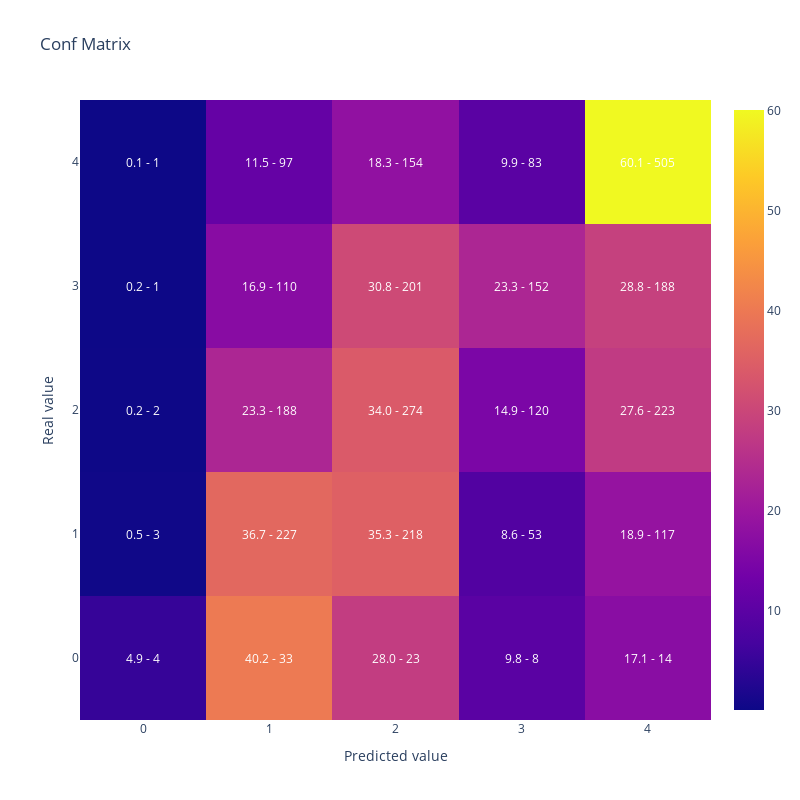

Write notebook code for a chart like this one.
### Code cell
#Vamos a replicar el resultado de la optimizacion reentrenando el modelo con el mejor conjunto de hiperparametros
#Generamos parametros incluyendo los fijos y la mejor solución que encontro optuna
lgb_params =  {      
                        'objective': 'multiclass',
                        'verbosity':-1,
                        'num_class': len(y_train.unique())} | study.best_params

lgb_train_dataset = lgb.Dataset(data=X_train,
                                label=y_train)


#Entreno
lgb_model = lgb.train(lgb_params,
                    lgb_train_dataset)

#Muestro matriz de confusion y kappa
display(plot_confusion_matrix(y_test,lgb_model.predict(X_test).argmax(axis=1)))

cohen_kappa_score(y_test,lgb_model.predict(X_test).argmax(axis=1),
                             weights = 'quadratic')

### Figure 1 — Plotly figure (JSON) as saved in the notebook; plotly's stock layout.template omitted (floating-point values rounded to 4 significant figures)
{"data": [{"type": "heatmap", "x": [0, 1, 2, 3, 4], "y": [0, 1, 2, 3, 4], "z": [[4.878, 40.24, 28.05, 9.756, 17.07], [0.4854, 36.73, 35.28, 8.576, 18.93], [0.2478, 23.3, 33.95, 14.87, 27.63], [0.1534, 16.87, 30.83, 23.31, 28.83], [0.119, 11.55, 18.33, 9.881, 60.12]]}], "layout": {"annotations": [{"font": {"color": "white"}, "showarrow": false, "text": "4.9 - 4", "x": 0, "xref": "x", "y": 0, "yref": "y"}, {"font": {"color": "white"}, "showarrow": false, "text": "40.2 - 33", "x": 1, "xref": "x", "y": 0, "yref": "y"}, {"font": {"color": "white"}, "showarrow": false, "text": "28.0 - 23", "x": 2, "xref": "x", "y": 0, "yref": "y"}, {"font": {"color": "white"}, "showarrow": false, "text": "9.8 - 8", "x": 3, "xref": "x", "y": 0, "yref": "y"}, {"font": {"color": "white"}, "showarrow": false, "text": "17.1 - 14", "x": 4, "xref": "x", "y": 0, "yref": "y"}, {"font": {"color": "white"}, "showarrow": false, "text": "0.5 - 3", "x": 0, "xref": "x", "y": 1, "yref": "y"}, {"font": {"color": "white"}, "showarrow": false, "text": "36.7 - 227", "x": 1, "xref": "x", "y": 1, "yref": "y"}, {"font": {"color": "white"}, "showarrow": false, "text": "35.3 - 218", "x": 2, "xref": "x", "y": 1, "yref": "y"}, {"font": {"color": "white"}, "showarrow": false, "text": "8.6 - 53", "x": 3, "xref": "x", "y": 1, "yref": "y"}, {"font": {"color": "white"}, "showarrow": false, "text": "18.9 - 117", "x": 4, "xref": "x", "y": 1, "yref": "y"}, {"font": {"color": "white"}, "showarrow": false, "text": "0.2 - 2", "x": 0, "xref": "x", "y": 2, "yref": "y"}, {"font": {"color": "white"}, "showarrow": false, "text": "23.3 - 188", "x": 1, "xref": "x", "y": 2, "yref": "y"}, {"font": {"color": "white"}, "showarrow": false, "text": "34.0 - 274", "x": 2, "xref": "x", "y": 2, "yref": "y"}, {"font": {"color": "white"}, "showarrow": false, "text": "14.9 - 120", "x": 3, "xref": "x", "y": 2, "yref": "y"}, {"font": {"color": "white"}, "showarrow": false, "text": "27.6 - 223", "x": 4, "xref": "x", "y": 2, "yref": "y"}, {"font": {"color": "white"}, "showarrow": false, "text": "0.2 - 1", "x": 0, "xref": "x", "y": 3, "yref": "y"}, {"font": {"color": "white"}, "showarrow": false, "text": "16.9 - 110", "x": 1, "xref": "x", "y": 3, "yref": "y"}, {"font": {"color": "white"}, "showarrow": false, "text": "30.8 - 201", "x": 2, "xref": "x", "y": 3, "yref": "y"}, {"font": {"color": "white"}, "showarrow": false, "text": "23.3 - 152", "x": 3, "xref": "x", "y": 3, "yref": "y"}, {"font": {"color": "white"}, "showarrow": false, "text": "28.8 - 188", "x": 4, "xref": "x", "y": 3, "yref": "y"}, {"font": {"color": "white"}, "showarrow": false, "text": "0.1 - 1", "x": 0, "xref": "x", "y": 4, "yref": "y"}, {"font": {"color": "white"}, "showarrow": false, "text": "11.5 - 97", "x": 1, "xref": "x", "y": 4, "yref": "y"}, {"font": {"color": "white"}, "showarrow": false, "text": "18.3 - 154", "x": 2, "xref": "x", "y": 4, "yref": "y"}, {"font": {"color": "white"}, "showarrow": false, "text": "9.9 - 83", "x": 3, "xref": "x", "y": 4, "yref": "y"}, {"font": {"color": "white"}, "showarrow": false, "text": "60.1 - 505", "x": 4, "xref": "x", "y": 4, "yref": "y"}], "height": 800, "title": {"text": "Conf Matrix"}, "width": 800, "xaxis": {"title": {"text": "Predicted value"}}, "yaxis": {"title": {"text": "Real value"}}}}
